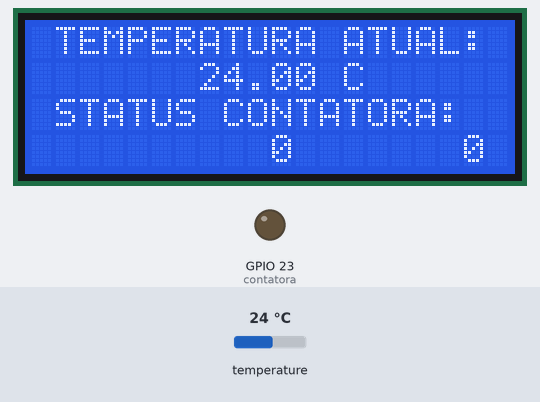
A program run on a simulated ESP32. Parts: 20×4 character LCD, output pins drawn as LEDs (lit = HIGH). The test bench sets the inputs (shaded band); at power-on: temperature 24 °C. What the program prints to the serial monitor is not drawn.

Above: at 1.0 s.
At 61.8 s:
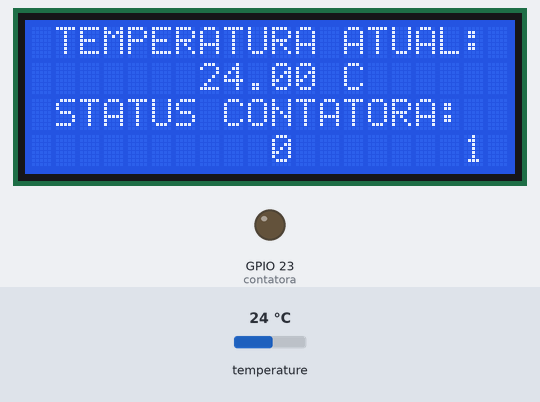

The program:

main.cpp
```cpp
#include <Arduino.h>
#include <LiquidCrystal_I2C.h>
#include <DallasTemperature.h>
OneWire pino(19);
DallasTemperature barramento(&pino);
DeviceAddress sensor;
LiquidCrystal_I2C visor(0x3F,20,4);
const int contatora=23;
int cont=0;
int tempoDelay=1000*60*1;
void setup(){
  Serial.begin(115200);
  pinMode(contatora, OUTPUT);
  barramento.begin();
  barramento.getAddress(sensor, 0);  // inicia sensor de temp pelo pino
  visor.init();  //tamanho da tela 20x4
  visor.setBacklight(HIGH); //luz de fundo ligada
}
void loop(){
  visor.clear();
  Serial.println ("sensorTemp inicio do LOOP");
  //busca temp
  barramento.requestTemperatures();
  float temperatura = barramento.getTempC(sensor);
  if(temperatura>=40){          //verifica temperatura
    //liga contatora
    digitalWrite(contatora, HIGH);
  } else{
    digitalWrite(contatora, LOW);
  }
  visor.setCursor(1,0); //SETA A POSIÇÃO DO CURSOR
  visor.print("TEMPERATURA ATUAL:"); //IMPRIME O TEXTO NO DISPLAY LCD
  visor.setCursor(7,1); //SETA A POSIÇÃO DO CURSOR
  visor.print(temperatura);
  visor.setCursor(13,1); //SETA A POSIÇÃO DO CURSOR
  visor.print("C");
  visor.setCursor(1, 2);
  visor.print("STATUS CONTATORA:");
  visor.setCursor(10,3); //SETA A POSIÇÃO DO CURSOR
  visor.print(digitalRead(contatora));
  visor.setCursor(18,3); //SETA A POSIÇÃO DO CURSOR
  visor.print(cont);
  cont=cont+1;
  Serial.println("RODOU");
  if(cont>50){
    cont=0;
  }
  delay(tempoDelay); //2 min para verificar novamente
}
```

Measured:
- what the display in image 0 shows lasts 60.0 s, from 0.9 s to 60.9 s
